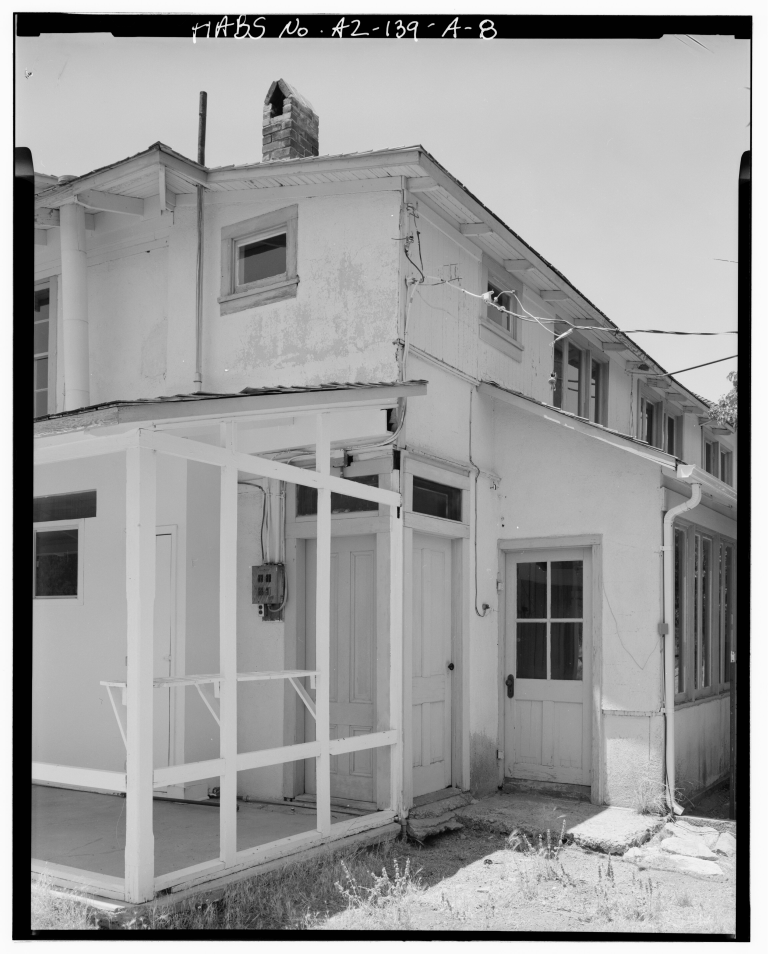
#> input picture chiricahua-media2/img/commons_2f6954ec6d.jpg, 3840 x 4767 px (shown at 1/5 size)
$ python -i build_p3.py   (imports and definitions only)
#> lines starting #> are read from the running program, lines starting #| are printed output that depends on the picture
#!/usr/bin/env python3
"""Zion Part 3 simple documentary builder (ffmpeg + numpy + PIL only).
plan: SEG | I:<img>.jpg | - | w | opts   or   SEG | A:<clip>  (AI clip, from AI dir)
env: NARR (dir of sNNN.m4a), IMG, AI (dir with clips), SEGS (p3_segments.json), PLAN, OUT, LIMIT (first N segments for tests)
Output: OUT/p3_video.mp4 (1920x1080, 30 fps, voice+music bed) , OUT/timeline.json"""
import json, os, subprocess, sys, shutil, hashlib, numpy as np
from PIL import Image, ImageDraw, ImageFont, ImageFilter
# [1 line that did not run here, left out]
# [1 line that did not run here, left out]
# [1 line not run here, left out]
def run(c): subprocess.run(c,check=True,stdout=subprocess.DEVNULL,stderr=subprocess.PIPE)
def dur(p): return float(subprocess.run(["ffprobe","-v","error","-show_entries","format=duration","-of","csv=p=0",p],capture_output=True,text=True).stdout)
FONT=lambda sz: ImageFont.truetype("/usr/share/fonts/opentype/inter/InterDisplay-Black.otf",sz) if os.path.exists("/usr/share/fonts/opentype/inter/InterDisplay-Black.otf") else ImageFont.load_default()
plan={}
# [3 lines not run here, left out]
# [1 line that did not run here, left out]
def frame_canvas(path,out):
    """fit image over a blurred, darkened cover background (never crops the photo); 2400x1350 canvas for the slow zoom"""
#> called with out = 'out.png'
    cw,ch=2400,1350; im=Image.open(path).convert("RGB")
    bg=im.copy(); s=max(cw/bg.width,ch/bg.height); bg=bg.resize((int(bg.width*s)+1,int(bg.height*s)+1),Image.LANCZOS)
    l,t=(bg.width-cw)//2,(bg.height-ch)//2; bg=bg.crop((l,t,l+cw,t+ch)).filter(ImageFilter.GaussianBlur(40)); bg=Image.eval(bg,lambda v:int(v*0.35))
#> after `bg = bg.crop((l, t, l + cw, t + ch)).filter(ImageFilter.GaussianBlur(4`:
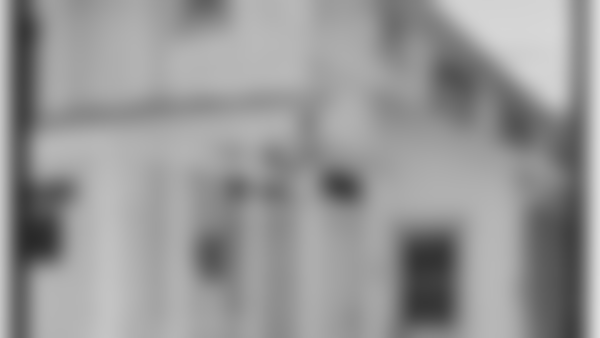
#> bg: PIL image 2400x1350 RGB (shown at 1/4 size); min 41, max 223, mean 150.3
#> after `bg = Image.eval(bg, lambda v: int(v * 0.35))`:
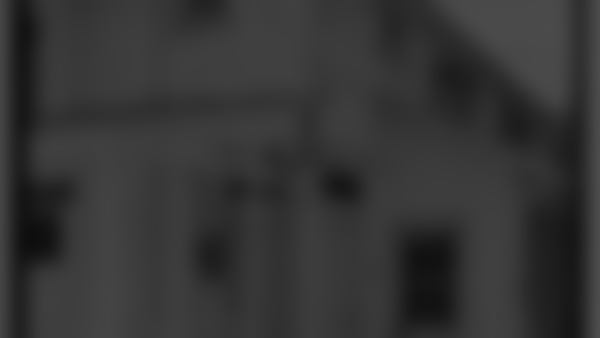
#> bg: PIL image 2400x1350 RGB (shown at 1/4 size); min 14, max 78, mean 52.1
    s=min(cw*0.94/im.width,ch*0.94/im.height); fg=im.resize((int(im.width*s),int(im.height*s)),Image.LANCZOS)
    bg.paste(fg,((cw-fg.width)//2,(ch-fg.height)//2)); bg.save(out,quality=93)
#> after `bg.paste(fg, ((cw - fg.width) // 2, (ch - fg.height) // 2))`:
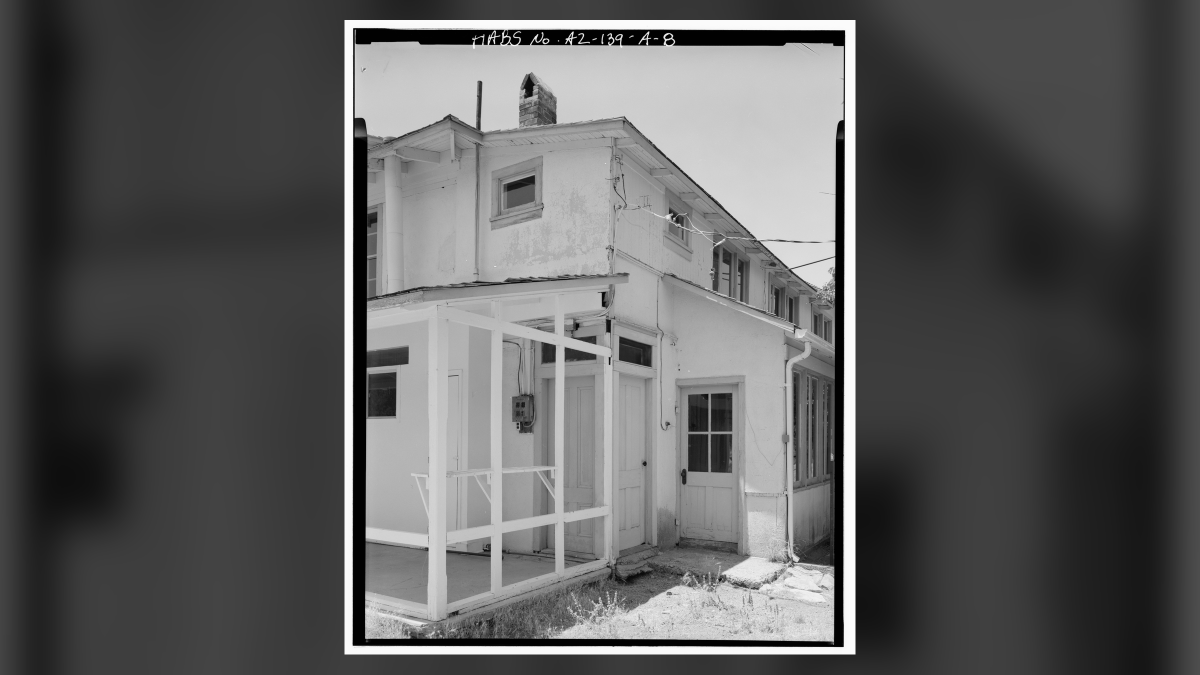
#> bg: PIL image 2400x1350 RGB (shown at 1/2 size); min 0, max 255, mean 92.9
# [6 lines left out: function shot_still, not called in this run]
def shot_ai(clip,d,out):
    run(["ffmpeg","-v","error","-y","-stream_loop","-1","-i",clip,"-t",f"{d:.3f}","-vf",f"scale={W}:{H}:force_original_aspect_ratio=increase,crop={W}:{H},fps={FPS},format=yuv420p,fade=t=in:st=0:d=0.35","-an","-c:v","libx264","-preset","veryfast","-crf","18",out])
# [13 lines left out: function card, not called in this run]
def chap(s):
    c=s["chapter"]; c=c.split("(")[0].strip(); c=c.replace("COLD OPEN — ","").replace("CLOSER — ","")
    return c.strip('"').strip()
timeline=[]; vids=[]; voice=[]; mask=[]; t=0.0; last_ch=None; GAP=0.35
def add_silence(sec,v=False):
    global t; n=int(sec*SR); voice.append(np.zeros(n,np.float32)); mask.append(np.full(n,v,bool)); t+=sec
add_silence(0.6)
# [23 lines not run here, left out]
add_silence(3.0)  # end hold
# [1 line that did not run here, left out]
# [1 line that did not run here, left out]
# lead-in black 0.6 s
# [1 line that did not run here, left out]
open(OUT+"/concat.txt","w").write("".join(f"file '{os.path.abspath(v)}'\n" for v in vids))
run(["ffmpeg","-v","error","-y","-f","concat","-safe","0","-i",OUT+"/concat.txt","-c","copy",OUT+"/video_only.mp4"])
# ---- audio: voice + synthesized music bed (original, slow pads; chord changes per ~45 s; ducked under voice)
V=np.concatenate(voice); M=np.concatenate(mask); N=len(V); tt=np.arange(N)/SR
chords=[[110,164.81,220,277.18],[98,146.83,196,246.94],[130.81,196,261.63,329.63],[87.31,130.81,174.61,220]]  # Am9-ish, G, C, F
bed=np.zeros(N,np.float32); seg_len=45*SR
# [8 lines not run here, left out]
gain=(0.16-0.11*duck); fade=np.minimum(1,np.minimum(tt/3,(N/SR-tt)/4)); mix=V*0.9+bed*gain*fade
# [5 lines not run here, left out]

>>> result = frame_canvas('../../../chiricahua-media2/img/commons_2f6954ec6d.jpg', 'out.png')

$ run again, on chiricahua-media2/img/commons_92d4e9bdba.jpg
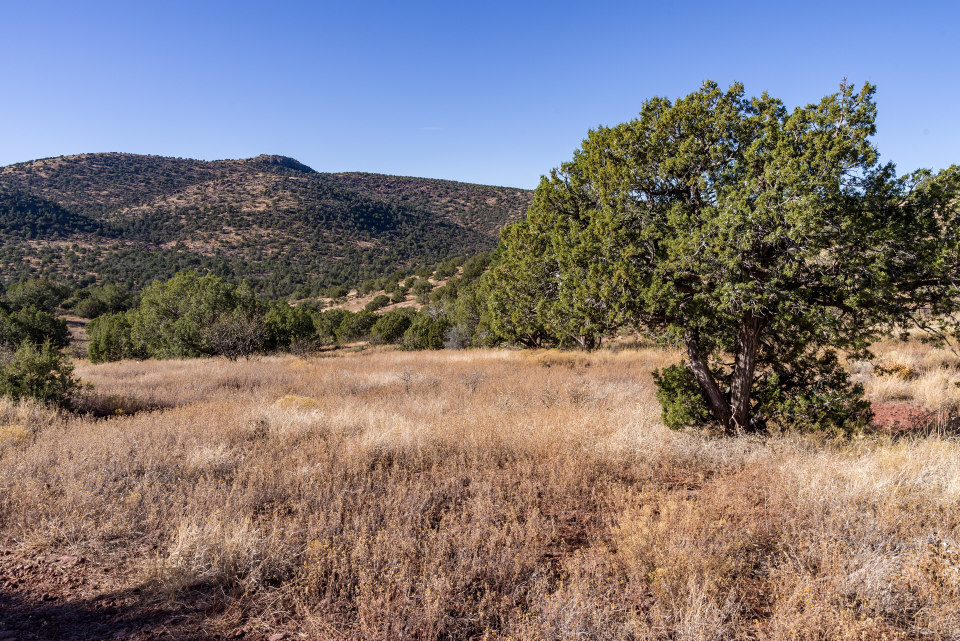
#> input picture chiricahua-media2/img/commons_92d4e9bdba.jpg, 3840 x 2563 px (shown at 1/4 size)
#> in frame_canvas, im is the input picture: PIL image 3840x2563 RGB; mean R, G, B 126, 117.9, 118.5
#> in frame_canvas, `bg = Image.eval(bg, lambda v: int(v * 0.35))`:
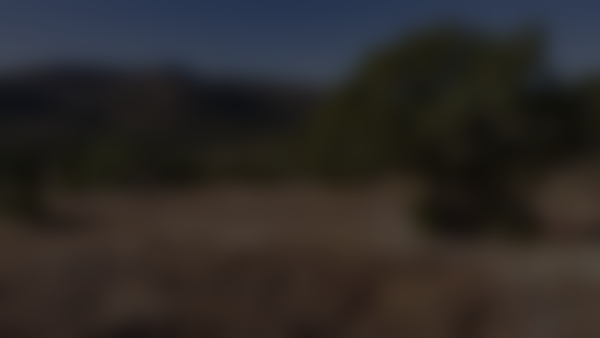
#> bg: PIL image 2400x1350 RGB (shown at 1/4 size); mean R, G, B 44.3, 40.6, 38.6
#> in frame_canvas, `bg.paste(fg, ((cw - fg.width) // 2, (ch - fg.height) // 2))`:
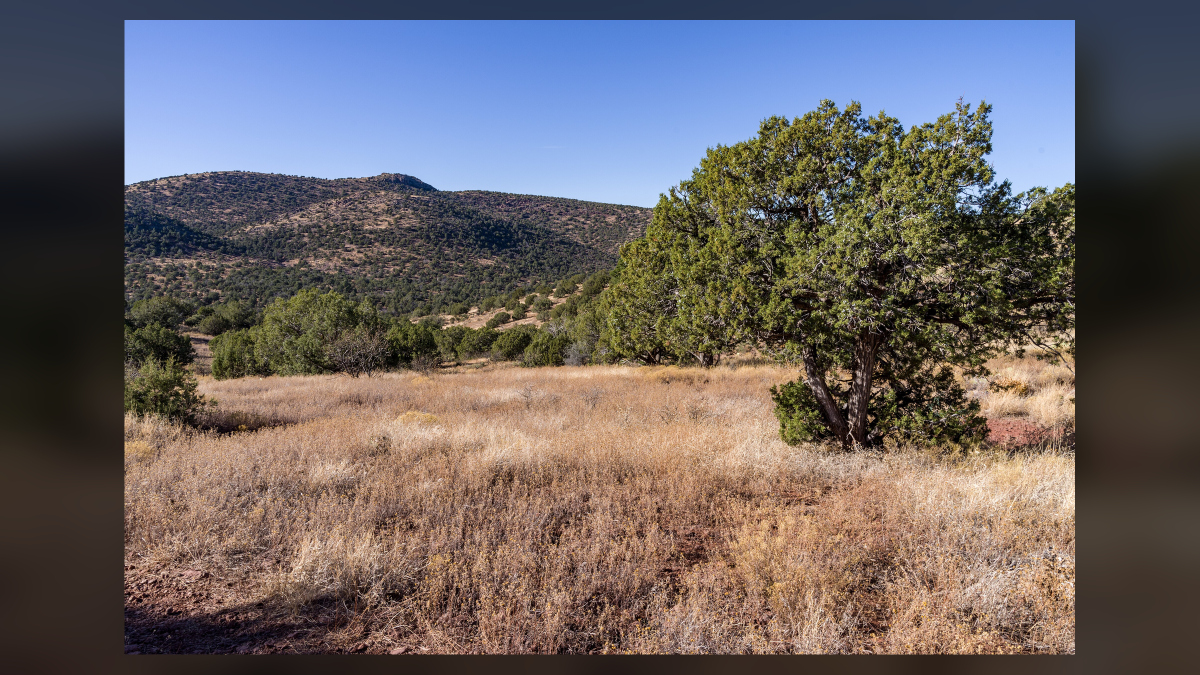
#> bg: PIL image 2400x1350 RGB (shown at 1/2 size); mean R, G, B 105.4, 98.7, 99.5

$ run again, on chiricahua-media2/img/commons_9818918b0e.jpg
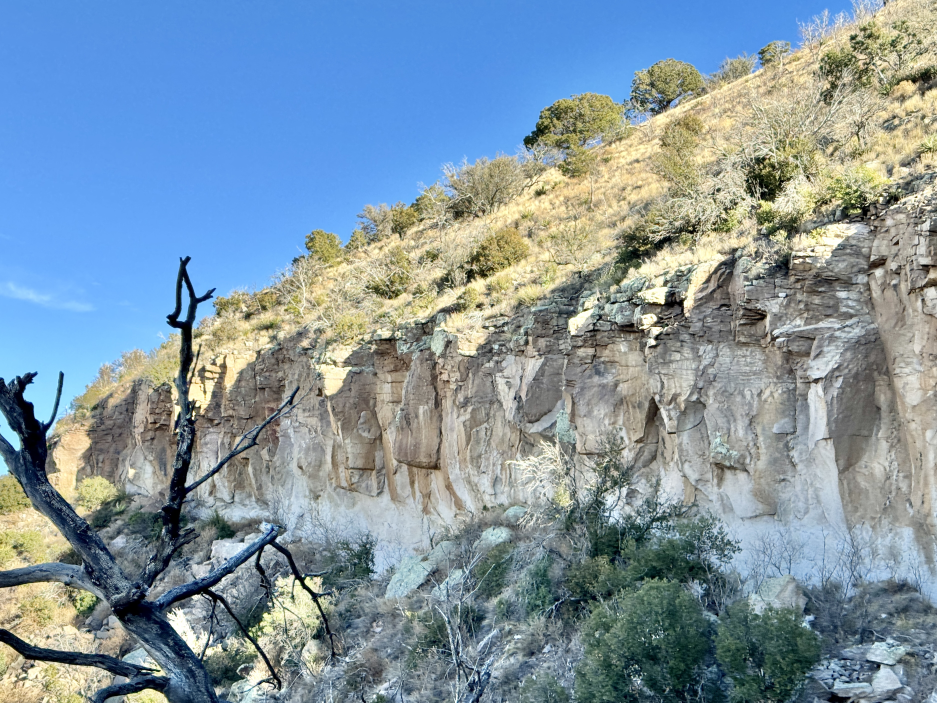
#> input picture chiricahua-media2/img/commons_9818918b0e.jpg, 3748 x 2811 px (shown at 1/4 size)
#> in frame_canvas, im is the input picture: PIL image 3748x2811 RGB; mean R, G, B 129.5, 149.5, 161.9
#> in frame_canvas, `bg = Image.eval(bg, lambda v: int(v * 0.35))`:
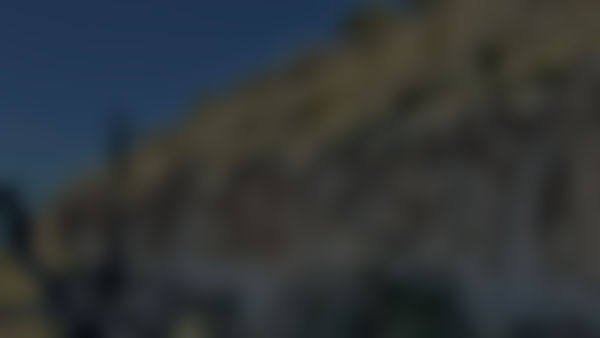
#> bg: PIL image 2400x1350 RGB (shown at 1/4 size); mean R, G, B 48.1, 53.5, 55.7
#> in frame_canvas, `bg.paste(fg, ((cw - fg.width) // 2, (ch - fg.height) // 2))`:
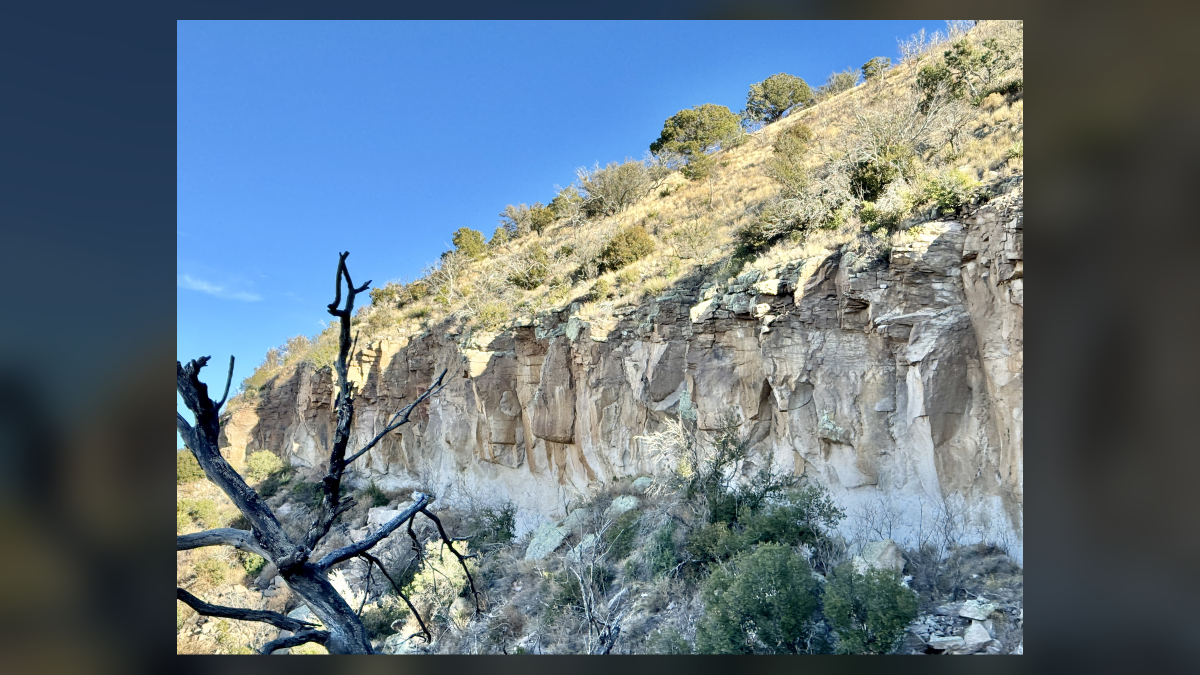
#> bg: PIL image 2400x1350 RGB (shown at 1/2 size); mean R, G, B 101.4, 117.1, 127.1
